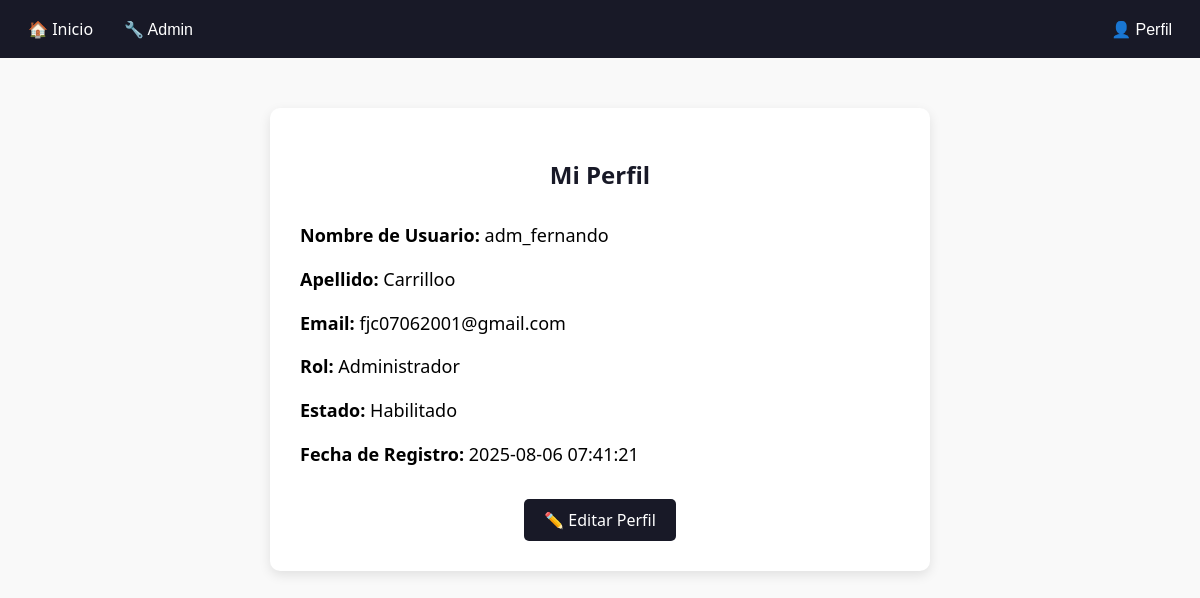
The app's page /persona.php (signed in) with its own data.
### tables this page shows
CREATE TABLE `usuarios` (
  `id_usuario` int(11) NOT NULL,
  `nombre_usuario` varchar(100) NOT NULL,
  `apellido` varchar(100) NOT NULL,
  `email` varchar(100) NOT NULL,
  `password` varchar(100) NOT NULL,
  `verificado` tinyint(1) DEFAULT 0,
  `token_verificacion` varchar(255) DEFAULT NULL,
  `fecha_verificacion` datetime DEFAULT NULL,
  `fecha_registro` datetime DEFAULT current_timestamp(),
  `fecha_modificacion` datetime DEFAULT NULL,
  `id_estado` int(11) NOT NULL,
  `id_rol` int(11) NOT NULL DEFAULT 2
);

### persona.php (the view, shortened to what this page needs)
<?php
$db = new Database();
$conn = $db->obtenerConexion();
$id = $_SESSION['id_usuario'];
$stmt = $conn->prepare("SELECT * FROM usuarios WHERE id_usuario = :id");
$stmt->bindParam(':id', $id);
$stmt->execute();
$usuario = $stmt->fetch(PDO::FETCH_ASSOC);
?>
<!DOCTYPE html>
<html lang="es">
<head>
    <link rel="stylesheet" href="styles/dashboard.css">
</head>
<body>
    <nav class="navbar">
        <div class="nav-left">
            <a href="index.php">🏠 Inicio</a>
            <?php if ($_SESSION['rol'] == 1): ?>
                <div class="dropdown">
                    <button class="dropbtn">🔧 Admin</button>
                </div>
            <?php endif; ?>
        </div>
        <div class="nav-right">
            <div class="dropdown">
                <button class="dropbtn">👤 Perfil</button>
            </div>
        </div>
    </nav>
    <main class="perfil-container">
        <h2>Mi Perfil</h2>
        <div class="perfil-info"><strong>Nombre de Usuario:</strong> <?= htmlspecialchars($usuario['nombre_usuario']) ?></div>
        <div class="perfil-info"><strong>Apellido:</strong> <?= htmlspecialchars($usuario['apellido']) ?></div>
        <div class="perfil-info"><strong>Email:</strong> <?= htmlspecialchars($usuario['email']) ?></div>
        <div class="perfil-info"><strong>Rol:</strong> <?= $usuario['id_rol'] == 1 ? 'Administrador' : 'Usuario' ?></div>
        <div class="perfil-info"><strong>Estado:</strong> <?php
            $estados = [1 => 'Habilitado', 2 => 'Eliminado', 3 => 'Suspendido', 4 => 'Pendiente'];
            echo $estados[$usuario['id_estado']] ?? 'Desconocido';
        ?></div>
        <div class="perfil-info"><strong>Fecha de Registro:</strong> <?= $usuario['fecha_registro'] ?></div>
        <a class="btn-editar" href="perfil.php">✏️ Editar Perfil</a>
    </main>
</body>
</html>

### styles/dashboard.css (style rules this page uses)
body { margin: 0; font-family: 'Segoe UI', Tahoma, Geneva, Verdana, sans-serif; background-color: #f9f9f9; }
.navbar { display: flex; justify-content: space-between; align-items: center; background-color: #181927; padding: 10px 20px; color: white; flex-wrap: wrap; }
.navbar a, .navbar button { color: white; text-decoration: none; background: none; border: none; font-size: 16px; cursor: pointer; padding: 8px; }
.nav-left, .nav-right { display: flex; align-items: center; gap: 15px; }
.dropdown { position: relative; }
h1, h2 { color: #181927; text-align: center; }
.perfil-container { max-width: 600px; margin: 50px auto; background: #fff; padding: 30px; border-radius: 10px; box-shadow: 0 4px 12px rgba(0,0,0,0.1); }
.perfil-container h2 { text-align: center; color: #181927; margin-bottom: 30px; }
.perfil-info { font-size: 18px; margin-bottom: 15px; line-height: 1.6; }
.btn-editar { display: block; width: fit-content; margin: 30px auto 0; padding: 10px 20px; background-color: #181927; color: white; border: none; border-radius: 5px; text-decoration: none; font-size: 16px; }

### records on screen
usuarios: nombre_usuario "adm_fernando", apellido "Carrilloo", email "fjc07062001@gmail.com", id_estado "Habilitado", fecha_registro "2025-08-06 07:41:21"
